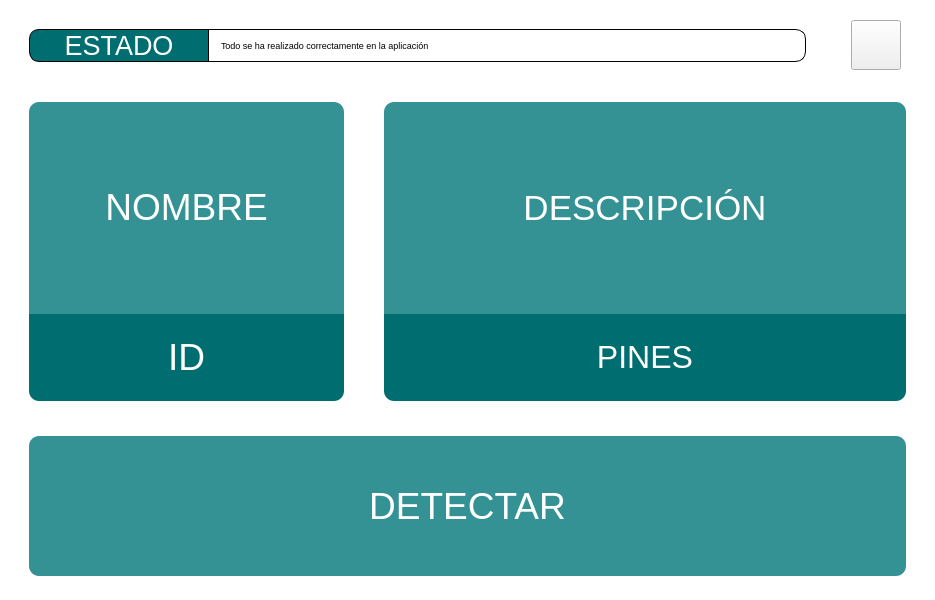
<?xml version="1.0" encoding="UTF-8"?>
<ui version="4.0">
 <class>Blinduino</class>
 <widget class="QMainWindow" name="Blinduino">
  <property name="geometry">
   <rect>
    <x>0</x>
    <y>0</y>
    <width>935</width>
    <height>600</height>
   </rect>
  </property>
  <property name="minimumSize">
   <size>
    <width>775</width>
    <height>330</height>
   </size>
  </property>
  <property name="windowTitle">
   <string>MainWindow</string>
  </property>
  <property name="windowIcon">
   <iconset>
    <normaloff>logo.png</normaloff>logo.png</iconset>
  </property>
  <property name="layoutDirection">
   <enum>Qt::LeftToRight</enum>
  </property>
  <property name="styleSheet">
   <string notr="true">QWidget#centralwidget{
background-color:rgb(255, 255, 255);
}</string>
  </property>
  <widget class="QWidget" name="centralwidget">
   <property name="minimumSize">
    <size>
     <width>775</width>
     <height>330</height>
    </size>
   </property>
   <layout class="QGridLayout" name="gridLayout_2">
    <property name="spacing">
     <number>0</number>
    </property>
    <item row="1" column="0">
     <layout class="QGridLayout" name="gridLayout" rowstretch="220,110" columnstretch="300,475">
      <property name="spacing">
       <number>0</number>
      </property>
      <item row="0" column="1">
       <layout class="QVBoxLayout" name="colDerecha" stretch="130,60">
        <property name="spacing">
         <number>0</number>
        </property>
        <item>
         <widget class="QLabel" name="descriptionModule">
          <property name="focusPolicy">
           <enum>Qt::TabFocus</enum>
          </property>
          <property name="accessibleName">
           <string/>
          </property>
          <property name="styleSheet">
           <string notr="true">background-color: #349295;
padding:5px;
font: 26pt;
color:white;
border-top-left-radius: 10px;
border-top-right-radius: 10px;
margin-left:20px;
margin-right:20px;
margin-top:20px;</string>
          </property>
          <property name="text">
           <string>DESCRIPCIÓN</string>
          </property>
          <property name="alignment">
           <set>Qt::AlignCenter</set>
          </property>
          <property name="wordWrap">
           <bool>true</bool>
          </property>
          <property name="textInteractionFlags">
           <set>Qt::LinksAccessibleByKeyboard|Qt::LinksAccessibleByMouse</set>
          </property>
         </widget>
        </item>
        <item>
         <widget class="QLabel" name="pinModule">
          <property name="focusPolicy">
           <enum>Qt::TabFocus</enum>
          </property>
          <property name="accessibleName">
           <string/>
          </property>
          <property name="styleSheet">
           <string notr="true">background-color: #006D70;
font:24pt;
color:white;
border-bottom-left-radius: 10px;
border-bottom-right-radius: 10px;
margin-left:20px;
margin-right:20px;
margin-bottom:20px;</string>
          </property>
          <property name="text">
           <string>PINES</string>
          </property>
          <property name="alignment">
           <set>Qt::AlignCenter</set>
          </property>
          <property name="wordWrap">
           <bool>true</bool>
          </property>
          <property name="textInteractionFlags">
           <set>Qt::LinksAccessibleByKeyboard|Qt::LinksAccessibleByMouse</set>
          </property>
         </widget>
        </item>
       </layout>
      </item>
      <item row="0" column="0">
       <layout class="QVBoxLayout" name="colIzquierda" stretch="130,60">
        <property name="spacing">
         <number>0</number>
        </property>
        <item>
         <widget class="QLabel" name="nameModule">
          <property name="focusPolicy">
           <enum>Qt::TabFocus</enum>
          </property>
          <property name="accessibleName">
           <string/>
          </property>
          <property name="accessibleDescription">
           <string/>
          </property>
          <property name="styleSheet">
           <string notr="true">font: 28pt;
background-color: #349295;
color:white;
border-top-left-radius: 10px;
border-top-right-radius: 10px;
margin-left:20px;
margin-right:20px;
margin-top:20px;</string>
          </property>
          <property name="text">
           <string>NOMBRE</string>
          </property>
          <property name="alignment">
           <set>Qt::AlignCenter</set>
          </property>
          <property name="wordWrap">
           <bool>true</bool>
          </property>
          <property name="textInteractionFlags">
           <set>Qt::LinksAccessibleByKeyboard|Qt::LinksAccessibleByMouse</set>
          </property>
         </widget>
        </item>
        <item>
         <widget class="QLabel" name="idModule">
          <property name="focusPolicy">
           <enum>Qt::TabFocus</enum>
          </property>
          <property name="accessibleName">
           <string/>
          </property>
          <property name="styleSheet">
           <string notr="true">background-color: #006D70;
font:28pt;
color:white;
border-bottom-left-radius: 10px;
border-bottom-right-radius: 10px;
margin-left:20px;
margin-right:20px;
margin-bottom:20px;</string>
          </property>
          <property name="text">
           <string>ID</string>
          </property>
          <property name="alignment">
           <set>Qt::AlignCenter</set>
          </property>
          <property name="wordWrap">
           <bool>true</bool>
          </property>
          <property name="textInteractionFlags">
           <set>Qt::LinksAccessibleByKeyboard|Qt::LinksAccessibleByMouse</set>
          </property>
         </widget>
        </item>
       </layout>
      </item>
      <item row="1" column="0" colspan="2">
       <widget class="QPushButton" name="detectButton">
        <property name="sizePolicy">
         <sizepolicy hsizetype="Minimum" vsizetype="Preferred">
          <horstretch>0</horstretch>
          <verstretch>0</verstretch>
         </sizepolicy>
        </property>
        <property name="accessibleName">
         <string>Detectar módulos </string>
        </property>
        <property name="styleSheet">
         <string notr="true">QPushButton{
background-color: #349295;
color:white;
font: 28pt;
border-radius: 10px;
margin-left: 20px;
margin-right: 20px;
margin-top: 15%;
margin-bottom: 15%;
}
QPushButton:pressed {
	color:black;
    background-color: #cccccc;
    border-style: inset;
}
</string>
        </property>
        <property name="text">
         <string>DETECTAR</string>
        </property>
        <property name="shortcut">
         <string>Space</string>
        </property>
       </widget>
      </item>
     </layout>
    </item>
    <item row="0" column="0">
     <layout class="QGridLayout" name="gridLayout_3">
      <property name="horizontalSpacing">
       <number>0</number>
      </property>
      <item row="1" column="4">
       <widget class="QLabel" name="label_4">
        <property name="sizePolicy">
         <sizepolicy hsizetype="Maximum" vsizetype="Maximum">
          <horstretch>0</horstretch>
          <verstretch>0</verstretch>
         </sizepolicy>
        </property>
        <property name="minimumSize">
         <size>
          <width>25</width>
          <height>0</height>
         </size>
        </property>
        <property name="text">
         <string/>
        </property>
       </widget>
      </item>
      <item row="1" column="2">
       <widget class="QLabel" name="label_3">
        <property name="sizePolicy">
         <sizepolicy hsizetype="Maximum" vsizetype="Maximum">
          <horstretch>0</horstretch>
          <verstretch>0</verstretch>
         </sizepolicy>
        </property>
        <property name="minimumSize">
         <size>
          <width>25</width>
          <height>0</height>
         </size>
        </property>
        <property name="text">
         <string/>
        </property>
       </widget>
      </item>
      <item row="1" column="3">
       <widget class="QPushButton" name="refreshButton">
        <property name="enabled">
         <bool>true</bool>
        </property>
        <property name="sizePolicy">
         <sizepolicy hsizetype="Fixed" vsizetype="Maximum">
          <horstretch>0</horstretch>
          <verstretch>0</verstretch>
         </sizepolicy>
        </property>
        <property name="minimumSize">
         <size>
          <width>50</width>
          <height>50</height>
         </size>
        </property>
        <property name="layoutDirection">
         <enum>Qt::LeftToRight</enum>
        </property>
        <property name="autoFillBackground">
         <bool>false</bool>
        </property>
        <property name="styleSheet">
         <string notr="true">QPushButton{
border-image:url(refreshButton.png);
background-position:center;
background-size:cover;
}

QPushButton:pressed {
border-image:url(refreshButtonClicked.png);
}</string>
        </property>
        <property name="text">
         <string/>
        </property>
        <property name="shortcut">
         <string>7</string>
        </property>
       </widget>
      </item>
      <item row="1" column="0">
       <widget class="QLabel" name="label">
        <property name="maximumSize">
         <size>
          <width>200</width>
          <height>16777215</height>
         </size>
        </property>
        <property name="styleSheet">
         <string notr="true">border: 1px solid #000;
font: 20pt;
color:white;

border-top-left-radius: 10px;
border-bottom-left-radius: 10px;

background: #006D70;
margin-left:20px;
margin-bottom:20px;
margin-top:20px;</string>
        </property>
        <property name="text">
         <string>ESTADO</string>
        </property>
        <property name="alignment">
         <set>Qt::AlignCenter</set>
        </property>
        <property name="wordWrap">
         <bool>true</bool>
        </property>
        <property name="textInteractionFlags">
         <set>Qt::LinksAccessibleByKeyboard|Qt::LinksAccessibleByMouse</set>
        </property>
       </widget>
      </item>
      <item row="1" column="1">
       <widget class="QLabel" name="statusLog">
        <property name="styleSheet">
         <string notr="true">margin-right:20px;
margin-bottom:20px;
margin-top:20px;
padding-left:10px;

font: 7pt;

border-top-right-radius: 10px;
border-bottom-right-radius: 10px;
border-top: 1px solid #000;
border-bottom: 1px solid #000;
border-right: 1px solid #000;</string>
        </property>
        <property name="text">
         <string>Todo se ha realizado correctamente en la aplicación</string>
        </property>
        <property name="wordWrap">
         <bool>true</bool>
        </property>
        <property name="textInteractionFlags">
         <set>Qt::LinksAccessibleByMouse|Qt::TextSelectableByKeyboard</set>
        </property>
       </widget>
      </item>
     </layout>
    </item>
   </layout>
  </widget>
 </widget>
 <tabstops>
  <tabstop>nameModule</tabstop>
  <tabstop>idModule</tabstop>
  <tabstop>descriptionModule</tabstop>
  <tabstop>pinModule</tabstop>
  <tabstop>detectButton</tabstop>
 </tabstops>
 <resources>
  <include location="blinduinoResources.qrc"/>
 </resources>
 <connections/>
</ui>
